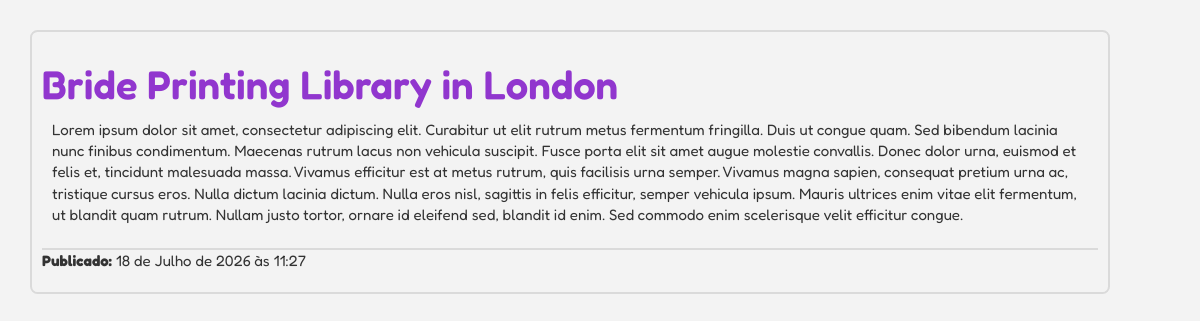
Screenshot of /post/7/ with the database file from the repository.
### blog/models.py (models this page shows, shortened)
class Post(models.Model):
    author = models.ForeignKey(settings.AUTH_USER_MODEL, on_delete=models.CASCADE)
    title = models.CharField(max_length=200)
    text = models.TextField()
    created_Date = models.DateTimeField(default=timezone.now)
    published_Date = models.DateTimeField(blank=True, null=True)

### blog/views.py (the view)
# urls.py: path('post/<int:pk>/', views.post_detail, name='post_detail'),
def post_detail(request, pk):
    post = get_object_or_404(Post, pk=pk)
    return render(request, 'blog/post_detail.html', {'post': post})

### blog/templates/blog/post_detail.html (shortened to what this page needs)
{% extends 'blog/base.html' %}
{% block content %}
<section class="post">
    <div>
        <h1><a href="{% url 'post_detail' pk=post.pk %}" class="post-title">{{post.title}}</a></h1>
        <p class="post-content">{{ post.text|linebreaksbr }}</p>
    </div>
    {% if post.published_Date %}
        <p><b>Publicado:</b> {{post.published_Date}}</p>
    {% endif %}
</section>
{% endblock %}

### blog/static/css/blog.css (style rules this page uses)
:root { --primary-color: #9136ce; --background-color: #f3f3f3; --post-border-color: #dadada; --main-font: "Fredoka", sans-serif; --title-font: "Lobster", sans-serif; }
body { font-family: var(--main-font); background-color: var(--background-color); }
.post { padding-left: 1rem; border: 2px solid var(--post-border-color); border-radius: 0.75rem; margin: 3rem; padding: 1rem; width: 90%; font-size: 1.5rem; font-weight: 400; }
.post-content { padding: 0.25rem 1rem; }
.post div { margin: 0 0 2rem 0; }
.post > p { border-top: 2px solid var(--post-border-color); }
h1 a, h1 a:hover { font-weight: 600; font-size: 4rem; color: var(--primary-color); }

### rows the page displays
Post: title "Bride Printing Library in London", text "Lorem ipsum dolor sit amet, consectetur adipiscing elit. Curabitur ut elit rutrum metus fermentum fringilla. Duis ut congue quam. Sed bibendum lacinia nunc finibus condimentum. Maecenas rutrum lacus non vehicula suscipit. Fusce porta elit sit amet augue molestie convallis. Donec dolor urna, euismod et felis et, tincidunt malesuada massa. Vivamus efficitur est at metus rutrum, quis facilisis urna semper. Vivamus magna sapien, consequat pretium urna ac, tristique cursus eros. Nulla dictum lacinia dictum. Nulla eros nisl, sagittis in felis efficitur, semper vehicula ipsum. Mauris ultrices enim vitae elit fermentum, ut blandit quam rutrum. Nullam justo tortor, ornare id eleifend sed, blandit id…", published_Date "18 de Julho de 2026 às 11:27"
